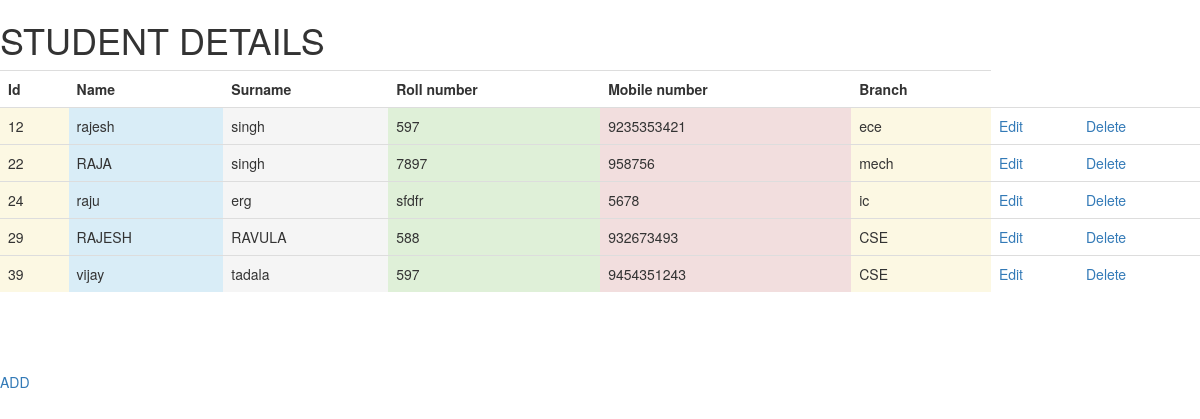
The page /display_data on the database its author committed.
### project_database.py (models this page shows)
class Register(Base):
	__tablename__='register'
	id=Column(Integer,primary_key=True)
	name=Column(String(250),nullable=False)
	surname=Column(String(100),nullable=False)
	rollno=Column(String(50),nullable=False)
	mobile=Column(String(10),nullable=False)
	branch=Column(String(25),nullable=False)

### sample.py (the view)
@app.route("/display_data")
def displaydata():
	register=session.query(Register).all()
	return render_template("show.html",register=register)

### templates/show.html (shortened to what this page needs)
<!DOCTYPE html>
<html>
<head>
	<link rel="stylesheet" href="https://maxcdn.bootstrapcdn.com/bootstrap/3.4.0/css/bootstrap.min.css">
</head>
<body>
	<marquee><h1>STUDENT DETAILS</h1></marquee>
	<table class="table">
		<tr>
			<th>Id</th>
			<th>Name</th>
			<th>Surname</th>
			<th>Roll number</th>
			<th>Mobile number</th>
			<th>Branch</th>
		</tr>
		{% for r in register %}
		<tr>
			<td class="warning">{{r.id}}</td>
			<td class="info">{{r.name}}</td>
			<td class="active">{{r.surname}}</td>
			<td class="success">{{r.rollno}}</td>
			<td class="danger">{{r.mobile}}</td>
			<td class="warning">{{r.branch}}</td>
			<td><a href=" {{url_for('editData',register_id=r.id)}}">Edit</a></td>
			<td><a href=" {{url_for('deleteData',register_id=r.id)}}">Delete</a></td>
		</tr>
		{% endfor %}
	</table>
	<br><br><br><a href=" {{url_for('addData')}}"> ADD</a>
</body>
</html>

### rows shown on the page
Register: id "12", name "rajesh", surname "singh", rollno "597", mobile "9235353421", branch "ece"
Register: id "22", name "RAJA", surname "singh", rollno "7897", mobile "958756", branch "mech"
Register: id "24", name "raju", surname "erg", rollno "sfdfr", mobile "5678", branch "ic"
Register: id "29", name "RAJESH", surname "RAVULA", rollno "588", mobile "932673493", branch "CSE"
Register: id "39", name "vijay", surname "tadala", rollno "597", mobile "9454351243", branch "CSE"
